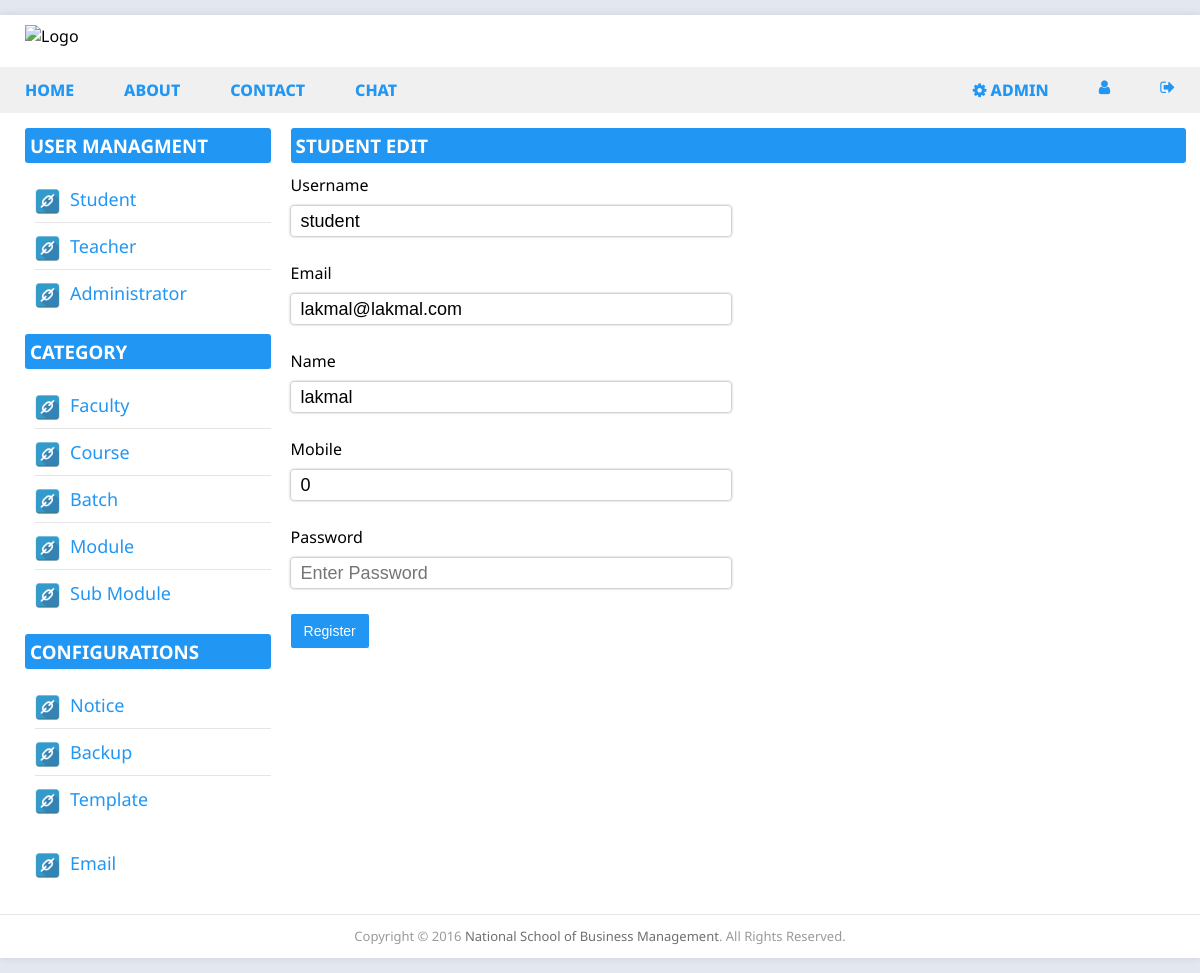
Screenshot of /dashboard.php?student=edit&id=12 (signed in) with the database file from the repository.
### tables this page shows
CREATE TABLE `users` (
  `id` int(11) NOT NULL,
  `username` char(15) NOT NULL,
  `password` text NOT NULL,
  `salt` varchar(32) NOT NULL,
  `name` varchar(100) NOT NULL,
  `email` varchar(60) NOT NULL,
  `mobile` int(15) DEFAULT NULL,
  `faculty_id` int(11) NOT NULL,
  `joined` datetime NOT NULL,
  `role` int(11) NOT NULL
);

### classes/Input.php (called while the page is built, shortened)
<?php
class Input
{
	public static function get($item){
		if (isset($_POST[$item])) {
			return $_POST[$item];
		}elseif (isset($_GET[$item])) {
			return $_GET[$item];
		}
		return '';
	}
}

### classes/DB.php (called while the page is built, shortened)
<?php
class DB
{
  private static $_instance = null;
  private $_pdo,
          $_query,
          $_error = false,
          $_results,
          $_resultslimit,
          $_count = 0;
  function __construct()
  {
    try {
      $this->_pdo = new PDO('mysql:host=' . Config::get('mysql/host') . ';dbname=' . Config::get('mysql/db'), Config::get('mysql/username'), Config::get('mysql/password'));
    } catch (PDOException $e) {
      die($e->getMessage());
    }
  }
  public static function getInstance() {
    if (!isset(self::$_instance)) {
      self::$_instance = new self();
    }
    return self::$_instance;
  }
  public function query($sql, $params = array()) {
    $this->_error = false;
    if ($this->_query = $this->_pdo->prepare($sql)) {
      $i = 1;
      if (count($params)) {
        foreach ($params as $param) {
          $this->_query->bindValue($i, $param);
          $i++;
        }
      }
      if($this->_query->execute()) {
          $this->_results = $this->_query->fetchAll(PDO::FETCH_OBJ);
          $this->_count = $this->_query->rowCount();
      }else {
        $this->_error = true;
      }
    }
    return $this;
  }
  private function action($action, $table, $where = array()) {
    if (count($where) === 3) {
      $operators = array('=', '>', '<', '>=', '<=', 'like', 'in');
      $field  = $where[0];
      $operator = $where[1];
      $value = $where[2];
      if (in_array($operator, $operators)) {
        $sql = "{$action} FROM {$table} WHERE {$field} {$operator} ?";
        if (!$this->query($sql, array($value))->error()) {
          return $this;
        }
      }
    }
    return false;
  }
  public function get($table, $where=array()) {
    return $this->action('SELECT *', $table, $where);
  }
  public function error() {
    return $this->_error;
  }
  public function count() {
    return $this->_count;
  }
  public function first() {
    return $this->_results[0];
  }
}

### classes/Config.php (called while the page is built)
<?php
class Config {
  public static function get($path = null) {
    if ($path) {
      $config = $GLOBALS['config'];
      $path = explode('/', $path);
      foreach ($path as $value) {
        if(isset($config[$value])){
          $config = $config[$value];
        }
      }
      return $config;
    }
  }
}

### classes/User.php (called while the page is built, shortened)
<?php
class User
{
	private $_db,
			$_data,
			$_sessionName,
			$_cookieName,
			$_isLoggedIn;
	public function __construct($user = null) {
		$this->_db = DB::getInstance();
		$this->_sessionName = Config::get('session/session_name');
		if (!$user) {
			if (Session::exists($this->_sessionName)) {
				$user = Session::get($this->_sessionName);
				if ($this->find($user)) {
					$this->_isLoggedIn = true;
				} else {
				}
			}
		} else {
			$this->find($user);
		}
	}
	public function find($user = null) {
		if($user){
			$field = (is_numeric($user)) ? 'id' : 'username';
			$data = $this->_db->get('users', array($field, '=', $user));
			if($data->count()){
				$this->_data = $data->first();
				return true;
			}
		}
		return false;
	}
	public function data() {
		return $this->_data;
	}
}

### admin/student_edit.php (the view, shortened to what this page needs)
<?php
$u = new User(Input::get('id'));
?>
  	<div class="student">
		<h3 class="group-title blue-b">Student Edit</h3>
          <form class="column column-6" id="student_register" method="post">
            <p>
              <label for="username">Username</label>
              <input class="text-input" type="text" id="username" value="<?php echo $u->data()->username; ?>" name="username" placeholder="Enter username">
            </p>
            <p>
              <label for="email">Email</label>
              <input class="text-input" type="text" id="email" value="<?php echo $u->data()->email; ?>" name="email" placeholder="Enter email address">
            </p>
            <p>
              <label for="name">Name</label>
              <input class="text-input" type="text" id="name" value="<?php echo $u->data()->name; ?>" name="name" placeholder="Enter name">
            </p>
            <p>
              <label for="mobile">Mobile</label>
              <input class="text-input" type="text" id="mobile" value="<?php echo $u->data()->mobile; ?>" name="mobile" placeholder="Enter mobile number in 10 digits">
            </p>
            <p>
              <label for="password">Password</label>
              <input class="text-input" type="password" id="password" name="password" placeholder="Enter Password">
            </p>
            <p>
              <button class="btn btn-md btn-blue" type="submit">Register</button>
            </p>
          </form>
    </div>

### assets/css/style.css (style rules this page uses)
html, body { margin: 0; font-family: 'Noto Sans', sans-serif; }
body { background-color: #E3E7F0; }
.blue-b { background: #2196f3; color: white; }
.row, .column { box-sizing: border-box; }
.column { position: relative; float: left; display: block; }
.column-6 { width: 49.2%; }
.btn { display: inline-block; margin-bottom: 0; font-weight: 400; line-height: 1.42857143; text-align: center; white-space: nowrap; vertical-align: middle; -ms-touch-action: manipulation; touch-action: manipulation; cursor: pointer; -webkit-user-select: none; -moz-user-select: none; -ms-user-select: none; user-select: none; border: 1px solid transparent; border-radius: 2px; }
.btn-md { padding: 6px 12px; font-size: 14px; }
.btn-blue { background: #2196f3; color: #fff; }
.text-input { width: 100%; height: 30px; border-radius: 3px; padding: 5px 10px; font-size: 18px; outline: 0; margin: 10px 0; border: none; box-shadow: 0 0 3px rgba(0,0,0,.5); }
.group-title { margin-bottom: -5px; margin-top: 0; padding: 5px; border-radius: 3px; text-transform: uppercase; }
.main .group-title { border: 0px; }

### rows the page displays
users: username "student", email "lakmal@lakmal.com", name "lakmal", mobile "0"
